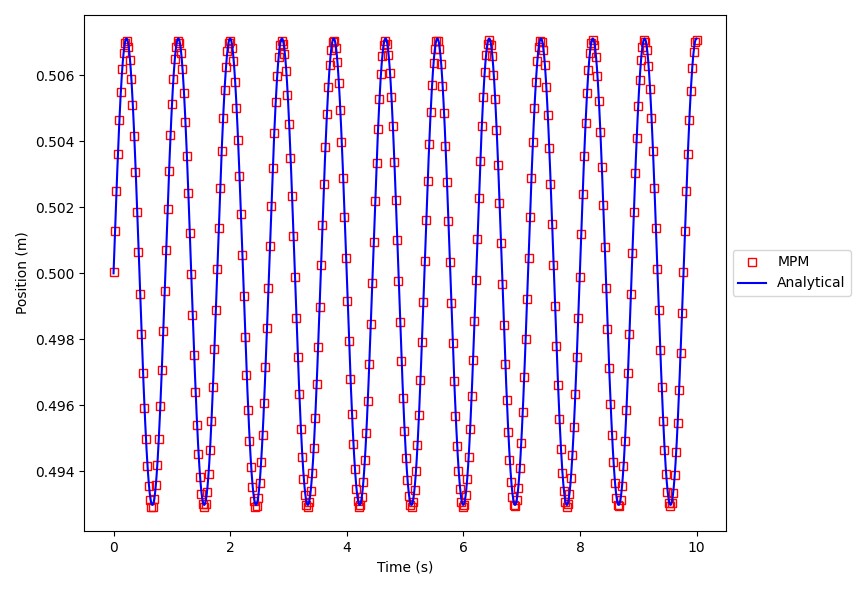

The Python source for this figure:
#!/usr/bin/env python3
# -*- coding: utf-8 -*-
"""
Purpose
-------
This example approximates the 1D single mass bar vibration problem using MPM.

Data
----
Created on Mon Mar 15 13:53:24 2021

Author
------
Fabricio Fernandez (<fabricio.hmf@gmail.com>)
"""

# include the modules' path to the current path
import sys
sys.path.append("..")

# external modules
import matplotlib.pyplot as plt # for plot
import numpy as np

# local modules
from modules import mesh # for mesh definition
from modules import material # for material definition
from modules import setup # for setup the problem
from modules import solver # for solving the problem in time

# bar length
L=1

# number of elements
nelements=1

# create an 1D mesh
msh = mesh.mesh_1D(L,nelements)

# define a linear material 
elastic = material.linear_elastic(E=50,density=1)

# put particles in mesh element and set the material
msh.put_particles_in_all_mesh_elements(ppelem=1,material=elastic)

# setup the model
msetup = setup.model_setup()
msetup.interpolation_type="linear"
msetup.integration_scheme="MUSL"
msetup.time=10
msetup.dt=0.001
msetup.solution_particle=-1
msetup.solution_field="position"
msetup.damping_local_alpha=0.0

# verify time step
dt_critical=msh.elements[0].L/(elastic.E/elastic.density)**0.5
msetup.dt = msetup.dt if msetup.dt < dt_critical else dt_critical

# impose initial condition in particle
vo = 0.1
msh.particles[-1].velocity=vo

# solve the problem in time
solver.explicit_solution(msh,msetup)

n_values = 400
indices = np.linspace(0, len(msetup.solution_array[0])-1, n_values, dtype=int)

y_subset = []
x_subset = []

for i_index in range(len(indices)): 
    x_subset.append(msetup.solution_array[0][indices[i_index]])
    y_subset.append(msetup.solution_array[1][indices[i_index]])
    
# plot mpm solution
plt.plot(x_subset,y_subset,' ',color='r',marker='s',markerfacecolor='none',label='MPM')

# plot the analytical solution
from analitical_solutions import analitical_solution_single_mass_vibration as smpv
[anal_xt, anal_t] = smpv.single_mass_point_vibration_solution(L,elastic.E,elastic.density,msetup.time,msetup.dt,L/2,vo)

plt.plot(anal_t,anal_xt,'-',color='b',label='Analytical')

# configure axis, legends and show plot
plt.xlabel('Time (s)')
plt.ylabel('Position (m)')
plt.legend(loc='center left', bbox_to_anchor=(1.0, 0.5))
plt.show()
